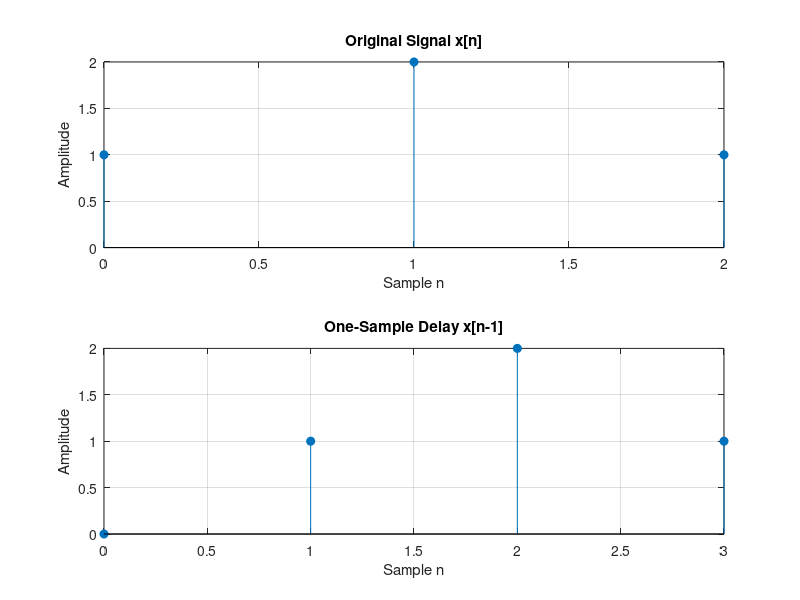
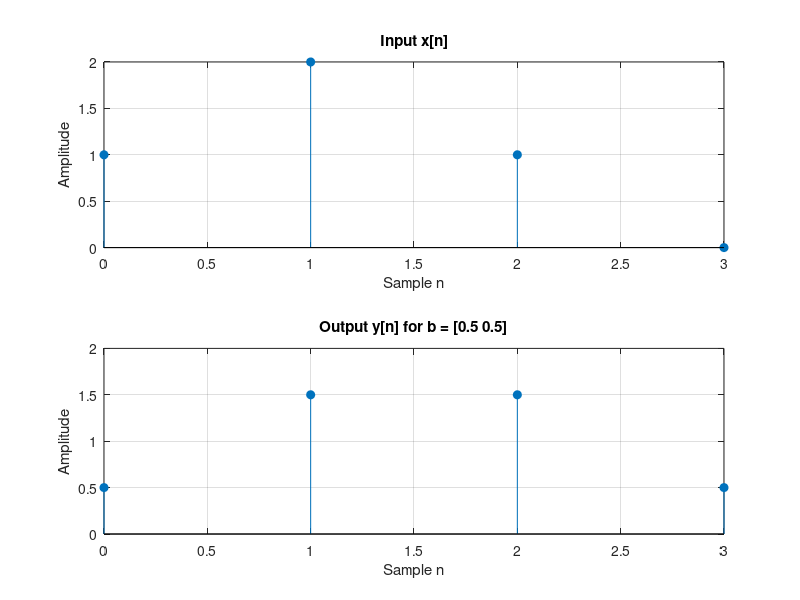
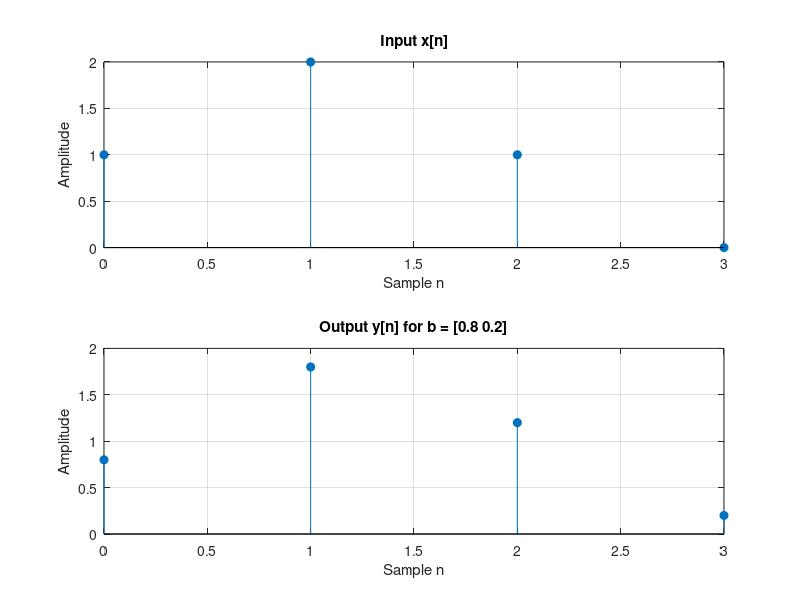

MATLAB code to generate these figures, in order:
%% MATLAB Assignment: Z-Transform and Sample Delays
% Run this script from MATLAB. It creates the requested plots in the
% outputs folder and prints the output samples for both filter settings.

clear; clc; close all;

outDir = fileparts(mfilename('fullpath'));

%% Part 1: Signal and one-sample delay
x = [1 2 1];
n = 0:length(x)-1;

% A one-sample delay inserts a zero at n = 0.
xDelayed = [0 x];
nDelayed = 0:length(xDelayed)-1;

fig1 = figure('Name', 'Original and delayed signals', 'Color', 'w');
subplot(2,1,1);
stem(n, x, 'filled');
title('Original Signal x[n]');
xlabel('Sample n'); ylabel('Amplitude'); grid on;
subplot(2,1,2);
stem(nDelayed, xDelayed, 'filled');
title('One-Sample Delay x[n-1]');
xlabel('Sample n'); ylabel('Amplitude'); grid on;
saveas(fig1, fullfile(outDir, 'original_and_delayed.png'));

%% Part 2: Average current and previous input
% Append a zero so the response to the final listed input sample is shown.
xInput = [x 0];
nOutput = 0:length(xInput)-1;
a = 1;

% Original system H(z) = 0.5 + 0.5z^(-1)
b = [0.5 0.5];
y = filter(b, a, xInput);

fig2 = figure('Name', 'Output for H(z) = 0.5 + 0.5z^{-1}', 'Color', 'w');
subplot(2,1,1);
stem(nOutput, xInput, 'filled');
title('Input x[n]'); xlabel('Sample n'); ylabel('Amplitude'); grid on;
subplot(2,1,2);
stem(nOutput, y, 'filled');
title('Output y[n] for b = [0.5 0.5]');
xlabel('Sample n'); ylabel('Amplitude'); grid on;
saveas(fig2, fullfile(outDir, 'output_original_filter.png'));

disp('Output samples for H(z) = 0.5 + 0.5z^(-1):');
disp(y);

%% Change to H(z) = 0.8 + 0.2z^(-1)
b = [0.8 0.2];
yChanged = filter(b, a, xInput);

fig3 = figure('Name', 'Output for H(z) = 0.8 + 0.2z^{-1}', 'Color', 'w');
subplot(2,1,1);
stem(nOutput, xInput, 'filled');
title('Input x[n]'); xlabel('Sample n'); ylabel('Amplitude'); grid on;
subplot(2,1,2);
stem(nOutput, yChanged, 'filled');
title('Output y[n] for b = [0.8 0.2]');
xlabel('Sample n'); ylabel('Amplitude'); grid on;
saveas(fig3, fullfile(outDir, 'output_changed_filter.png'));

disp('Output samples for H(z) = 0.8 + 0.2z^(-1):');
disp(yChanged);
